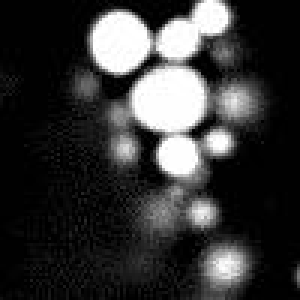
#> input picture topics/images/blobs.jpeg, 100 x 100 px, found by its file name (shown 3 times larger)
$ jupyter execute 06_binary_operations.ipynb
#> lines starting #> are read from the running program, lines starting #| are printed output that depends on the picture; after the words box and inside, x2 and y2 are one past the last pixel; in counts of white or black regions, pixels touching at a corner belong together
# Binary Image Operations

In this section, we will learn some basic operations that are usually done on a binary image, which
I think are especially helpful for processing fluorescence images.

To demonstrate the concept, we will use an 8x8 binary image.

[cell 1]
import numpy as np
import matplotlib.pyplot as plt
import matplotlib.patheffects as path_effects
from skimage.morphology import binary_erosion, binary_dilation, disk

binary_image = np.array([[0, 0, 0, 0, 0, 0, 0, 0],
                         [0, 0, 0, 1, 1, 0, 0, 0],
                         [0, 0, 1, 1, 1, 1, 0, 0],
                         [0, 1, 1, 1, 1, 1, 1, 0],
                         [0, 1, 1, 1, 1, 1, 1, 0],
                         [0, 0, 1, 1, 1, 1, 0, 0],
                         [0, 0, 0, 1, 1, 0, 0, 0],
                         [0, 0, 0, 0, 0, 0, 0, 0]])

First, let's create a function that displays the image which has an
option that lets you put a pixel value on top of each pixel.

[cell 2]
def display_image(ax, img, title, show_value=False):
    ax.imshow(img, cmap='gray', vmin=0, vmax=1)
    ax.set_title(title)
    ax.axis("off")

    if show_value:
        for row in range(img.shape[0]):
            for col in range(img.shape[1]):
                text = ax.text(col, row, int(img[row, col]), ha='center', va='center',
                               fontsize=10, color='black', fontweight='bold')
                text.set_path_effects([path_effects.Stroke(linewidth=2, foreground='white'),
                                       path_effects.Normal()])

fig, axes = plt.subplots(1, 2, figsize=(6, 3))
display_image(axes[0], binary_image, "Binary Image")
display_image(axes[1], binary_image, "with Pixel Values", show_value=True)
plt.tight_layout()
plt.show()
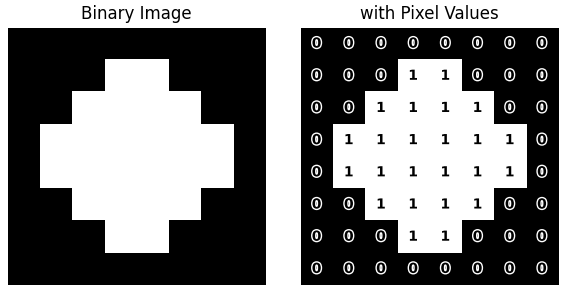
#> figure drawn by matplotlib, 2 panels

## Morphological Operations
Morphological operations are used to change the shape (or morphology) of a binary object.
The most common ones are [erosion](https://en.wikipedia.org/wiki/Erosion_(morphology)) and [dilation](https://en.wikipedia.org/wiki/Dilation_(morphology)).

As the name suggests, **erosion** erode a binary object by removing pixels from its outer boundary.
Conversely, **dilation** dilates the object by adding pixels to its outer area.

[cell 3]
dilated = binary_dilation(binary_image)
eroded = binary_erosion(binary_image)

# Display original, dilated, and eroded images side by side
fig, axes = plt.subplots(1, 3, figsize=(9, 3))
display_image(axes[0], binary_image, "Original Image", show_value=True)
display_image(axes[1], dilated, "Dilated", show_value=True)
display_image(axes[2], eroded, "Eroded", show_value=True)
plt.tight_layout()
plt.show()

The above operations were done using a single pixel, which means they used a matrix of size 1 (`[[1]]`).
This matrix used for morphological operations is also called a "structuring element".
We can also use a structuring element of a different size, such as a 3×3 matrix, for example.

[cell 4]
matrix_3x3 = np.ones((3,3))
print(matrix_3x3)

Now, let's apply erosion using this **3×3 structuring element** and
compare the results.

[cell 5]
eroded_3x3 = binary_erosion(binary_image, matrix_3x3)

# Compare default erosion (1x1) vs erosion with (3x3) structuring element
fig, axes = plt.subplots(1, 3, figsize=(9, 3))
display_image(axes[0], binary_image, "Original Image", show_value=True)
display_image(axes[1], eroded, "Eroded (1×1)", show_value=True)
display_image(axes[2], eroded_3x3, "Eroded (3×3)", show_value=True)
plt.tight_layout()
plt.show()
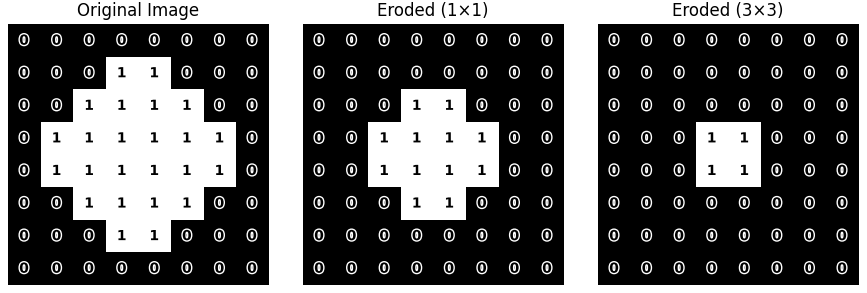
#> figure drawn by matplotlib, 3 panels

We can also use structuring element of different shapes

[cell 6]
square_3 = np.ones((3,3))  # Square (3x3)
square_5 = np.ones((5,5))  # Square (5x5)
disk_1 = disk(1)  # Disk with radius 1
disk_2 = disk(2)  # Disk with radius 2

# Display structuring elements
fig, axes = plt.subplots(1, 4, figsize=(8,2))
display_image(axes[0], square_3, "Square (3×3)", show_value=True)
display_image(axes[1], square_5, "Square (5×5)", show_value=True)
display_image(axes[2], disk_1, "Disk (r=1)", show_value=True)
display_image(axes[3], disk_2, "Disk (r=2)", show_value=True)
plt.tight_layout()
plt.show()
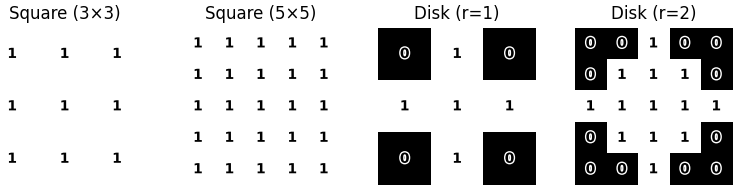
#> figure drawn by matplotlib, 4 panels

Let's apply erosion on the binary image of our blobs image.

[cell 7]
from PIL import Image

# Load the blobs image
blob_path = "images/blobs.jpeg"
blobs = Image.open(blob_path)
#> blobs is the input picture: PIL image 100x100 L; min 0, max 255, mean 53.7
blobs = np.array(blobs)

# Convert grayscale image to binary using thresholding
# The threshold value is arbitrary (but not really, can you guess why?)
blobs_bin = blobs > 180
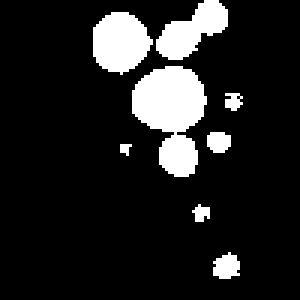
#> blobs_bin: shape (100, 100) bool (shown 3 times larger); 13.2% white; 8 white regions (1 under 20 px), largest, box (x1, y1, x2, y2) and area: (44, 22, 69, 59) 582, (31, 4, 51, 25) 308, (52, 0, 76, 20) 258

# Apply erosion with square structuring elements (3x3, 5x5, 7x7, 9x9)

fig, axes = plt.subplots(1, 5, figsize=(15,3))
plt.suptitle("Erosion with Square structuring element")
display_image(axes[0], blobs_bin, "Binary Image")
for i, size in enumerate([3, 5, 7, 9]):
    eroded_img = binary_erosion(blobs_bin, np.ones((size, size)))
    display_image(axes[i+1], eroded_img, f"Square ({size}×{size})")
#> this loop made 4 passes
#> pass 1, `eroded_img = binary_erosion(blobs_bin, np.ones((size, size)))`:
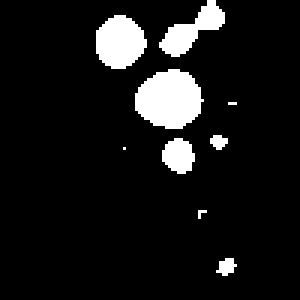
#> eroded_img: shape (100, 100) bool (shown 3 times larger); 9% white; 9 white regions (3 under 20 px), largest, box (x1, y1, x2, y2) and area: (45, 23, 68, 43) 343, (32, 5, 49, 23) 231, (53, 0, 75, 19) 174, (54, 46, 65, 58) 98, (72, 86, 79, 92) 27, (70, 45, 76, 50) 21
plt.tight_layout()
plt.show()

# Apply erosion with disk structuring elements (r=1, 2, 3, 4)

fig, axes = plt.subplots(1, 5, figsize=(15,3))
plt.suptitle("Erosion with Disk structuring element")
display_image(axes[0], blobs_bin, "Binary Image")
for i, radius in enumerate([1, 2, 3, 4]):
    eroded_img = binary_erosion(blobs_bin, disk(radius))  # Apply erosion
    display_image(axes[i+1], eroded_img, f"disk (r={radius})")
#> this loop made 4 passes
#> pass 1, `eroded_img = binary_erosion(blobs_bin, disk(radius))`:
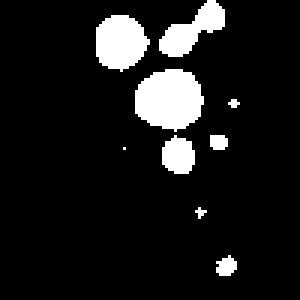
#> eroded_img: shape (100, 100) bool (shown 3 times larger); 10.1% white; 9 white regions (3 under 20 px), largest, box (x1, y1, x2, y2) and area: (45, 23, 68, 44) 369, (32, 5, 50, 24) 255, (53, 0, 75, 19) 198, (54, 45, 65, 58) 111, (72, 85, 79, 92) 35, (70, 45, 76, 50) 27
#> pass 3, `eroded_img = binary_erosion(blobs_bin, disk(radius))`:
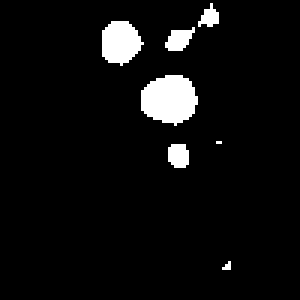
#> eroded_img: shape (100, 100) bool (shown 3 times larger); 5.4% white; 7 white regions (2 under 20 px), largest, box (x1, y1, x2, y2) and area: (47, 25, 66, 42) 244, (34, 7, 48, 22) 154, (55, 9, 65, 17) 51, (56, 48, 63, 56) 49, (66, 1, 73, 9) 33
plt.tight_layout()
plt.show()
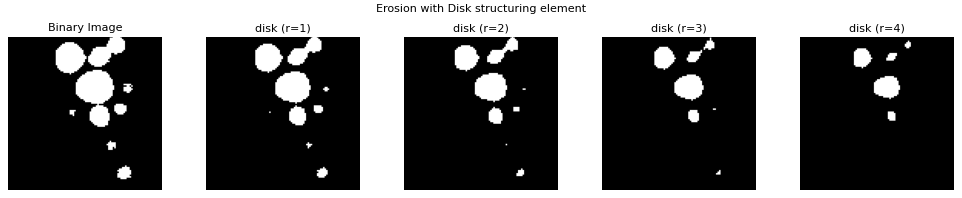
#> figure drawn by matplotlib, 5 panels

.. hint::
  Can you think of any useful applications of erosion, dilation, or the combination of both?

.. seealso::

  - [Opening](https://en.wikipedia.org/wiki/Opening_(morphology)): erosion followed by dilation.
  - [Closing](https://en.wikipedia.org/wiki/Closing_(morphology)): dilation followed by erosion.

## Logical Operations
You may have heard about logical operations like **OR** and **AND**:

- **True AND False** results in **False**.
- **True OR False** results in **True**.

Since binary images contain only binary values (0 and 1), we can apply these logical operations to them.

[cell 8]
# Convert the binary image to boolean
binary_image = binary_image.astype(bool)

# Show different types of logical operations on the binary image
fig, axes = plt.subplots(1, 6, figsize=(18, 3))
display_image(axes[0], binary_image, "Binary Image (A)")
display_image(axes[1], eroded, "Eroded (B)")
display_image(axes[2], binary_image | eroded, "A | B (OR)")
display_image(axes[3], binary_image ^ eroded, "A ^ B (XOR)")
display_image(axes[4], binary_image & eroded, "A & B (AND)")
display_image(axes[5], ~binary_image, "~A (NOT)")
plt.tight_layout()
plt.show()
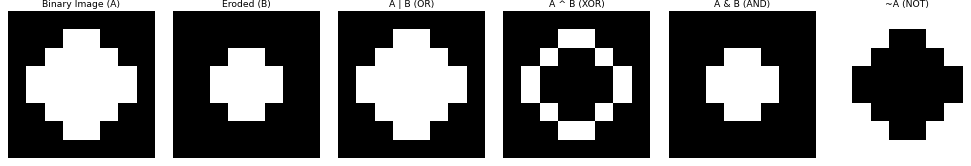
#> figure drawn by matplotlib, 6 panels

So essentially, logical operations on binary images work like this:

- **OR (`|`)** merges both binary images.
- **XOR (`^`)** keeps only the non-overlapping areas.
- **AND (`&`)** keeps only the overlapping regions.
- **NOT (`~`)** inverts the image.

<div class="alert alert-info"><h4>Note</h4><p>There are different ways to perform logical operations on a binary image.
  The operators we used so far (`|`, `^`, `&`, `~`) are called **bitwise operators**.
  These work correctly for boolean values (`True`, `False`).
  When using integers (`0`, `1`), the result may not be as expected.
  In such cases, it is better to use [numpy.logical](https://numpy.org/doc/2.1/reference/routines.logic.html#logical-operations) operations.</p></div>

[cell 9]
print(~np.array([False, True, True, False]))
print(~np.array([0, 1, 1, 0]))
print(np.logical_not(np.array([0, 1, 1, 0])))

Let's apply logical operations to the binary image of the blobs and its eroded version.

[cell 10]
blobs_eroded = binary_erosion(blobs_bin, disk(1))

fig, axes = plt.subplots(1, 6, figsize=(18, 3))
display_image(axes[0], blobs_bin, "Binary Image (A)")
display_image(axes[1], blobs_eroded, "Eroded (B)")
display_image(axes[2], blobs_bin | blobs_eroded, "A | B (OR)")
display_image(axes[3], blobs_bin ^ blobs_eroded, "A ^ B (XOR)")
display_image(axes[4], blobs_bin & blobs_eroded, "A & B (AND)")
display_image(axes[5], ~blobs_bin, "~A (NOT)")
plt.tight_layout()
plt.show()
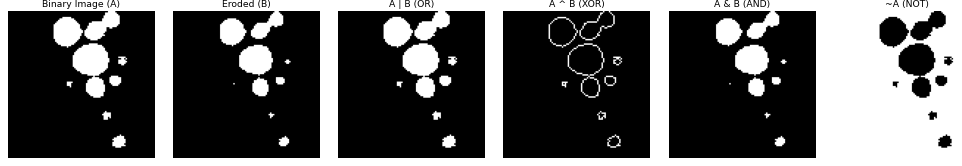
#> figure drawn by matplotlib, 6 panels

$ run again, with topics/images/mOrange2_sample.tif saved as topics/images/blobs.jpeg
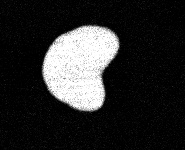
#> input picture topics/images/mOrange2_sample.tif, 185 x 150 px, found by its file name
#> blobs is the input picture: PIL image 185x150 RGB; min 0, max 255, mean 42.8
#> `blobs_bin = blobs > 180`:
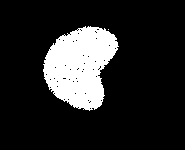
#> blobs_bin: shape (150, 185, 3) bool; 15.5% white; 2 white regions (1 under 20 px), largest, box (x1, y1, x2, y2) and area: (43, 26, 119, 111) 4310

$ run again, with topics/images/miRFP670nano_sample.tif saved as topics/images/blobs.jpeg
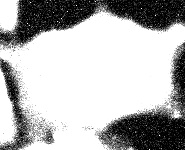
#> input picture topics/images/miRFP670nano_sample.tif, 185 x 150 px, found by its file name
#> blobs is the input picture: PIL image 185x150 RGB; min 0, max 255, mean 179.5
#> `blobs_bin = blobs > 180`:
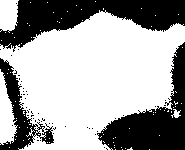
#> blobs_bin: shape (150, 185, 3) bool; 64.4% white; 56 black regions (53 under 20 px), largest, box (x1, y1, x2, y2) and area: (0, 0, 185, 52) 4683, (97, 42, 185, 150) 3680, (0, 58, 54, 150) 1442
